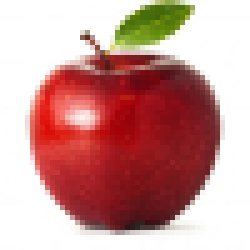
%> input picture FeatureLearningTTU/apple_1.jpg, 50 x 50 px (shown 5 times larger); its folder holds 4 pictures in this run
$ octave PCADemoApple.m   (GNU Octave 9; MATLAB toolbox functions it lacks are replaced by stand-ins)
%> lines starting %> are read from the running program, lines starting %| are printed output that depends on the picture
close all;
clear all;

%N= 10 ; % dataset contains 10 images
X = [];

for iter=1:10

filename = sprintf('apple_%d.jpg', iter);
A = double(imread(filename));
  %  imshow(A);
I = rgb2gray(A/255);
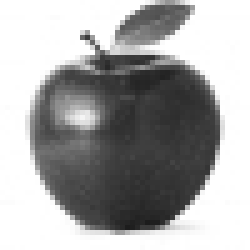
%> I: size 50x50 double (shown 5 times larger); min 0.11, max 1, mean 0.66
[rows, cols]= size(I);
%> rows = 50; cols = 50
X = [X reshape(I,rows*cols,1)];
%> X = 2500 values, max 1 at index 1, min 0.11 at index 1495, mean 0.66
figure(iter);
imagesc(I)
colormap('gray');

end
%> pass 2 of the loop `for iter=1:10`:
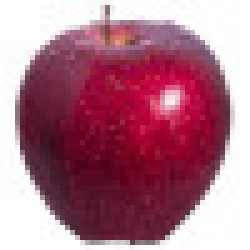
%> input picture FeatureLearningTTU/apple_2.jpg, 50 x 50 px (shown 5 times larger)
%> `I = rgb2gray(A/255);`:
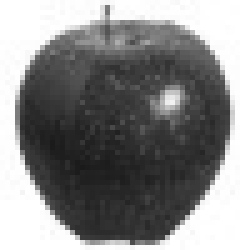
%> I: size 50x50 double (shown 5 times larger); min 0.106, max 1, mean 0.537
%> X = 2500 rows, first 12: [1 1; 1 1; 1 1; 0.996 1; 1 1; 1 1; 1 1; 1 1; 1 0.995; 1 1; 1 0.999; 1 0.996]
%> (the run ends here)
